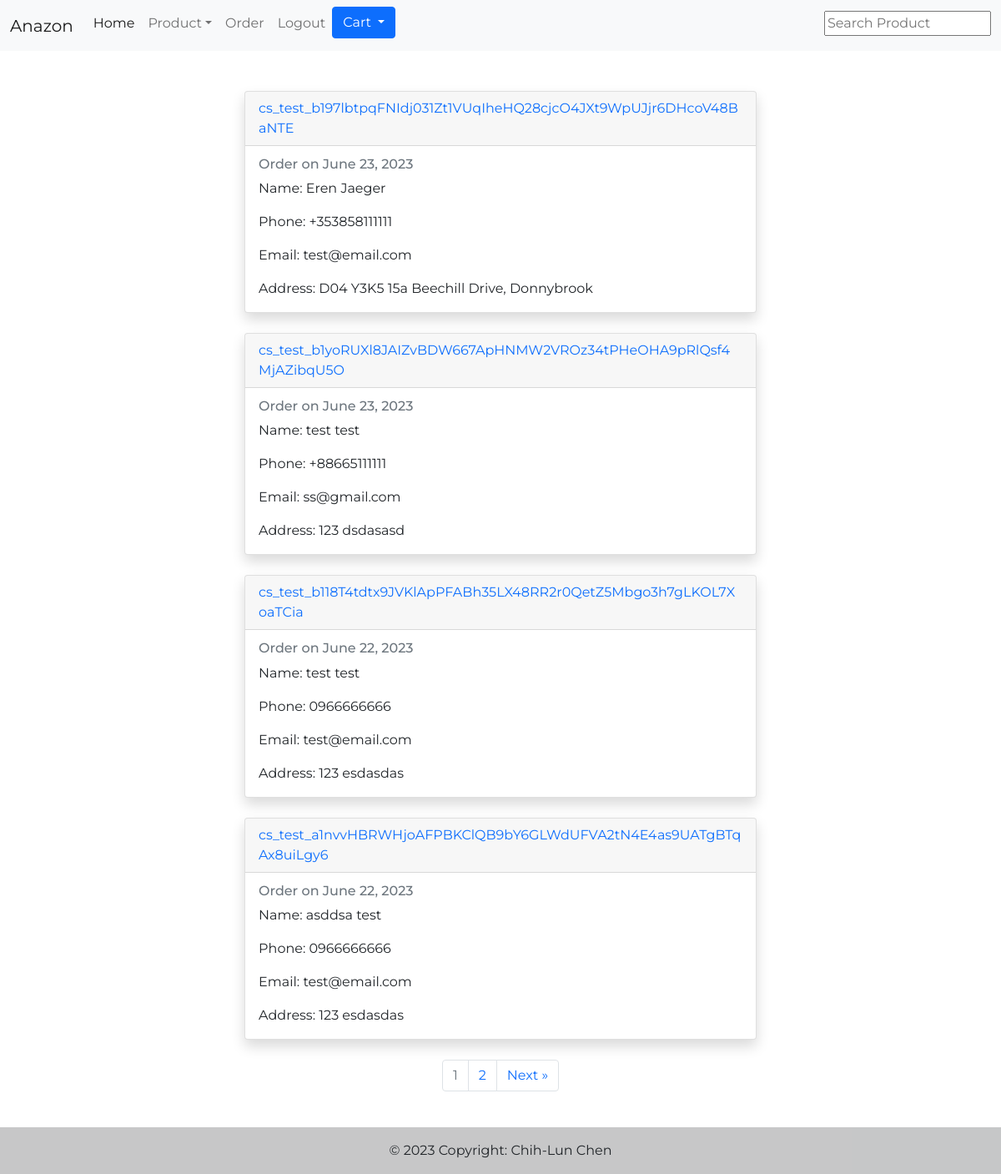
/order (signed in), run on the app's committed database.
### shop/models.py (models this page shows, shortened)
class Order(models.Model):
    stripe_id = models.CharField(max_length=255, null=False, unique=True)
    user = models.ForeignKey(User, on_delete=models.CASCADE)
    first_name = models.CharField(max_length=255, null=False)
    last_name = models.CharField(max_length=255, null=False)
    phone = PhoneNumberField(blank=False, null=False)
    email = models.EmailField(blank=False, null=False)
    postcode = models.CharField(max_length=255, null=False)
    address = models.CharField(max_length=255, null=False)
    updated = models.DateTimeField(auto_now=True)
    created = models.DateField(auto_now_add=True)
    class Meta:
        ordering = ['-updated', '-created']

### shop/views.py (the view)
# urls.py: path('order', views.order, name='order'),
@login_required(login_url='/login/')
def order(request):
    orders = Order.objects.filter(user=request.user).all()
    paginator = Paginator(orders, 4)
    try:
        page_num = int(request.GET.get('page', 10))
    except ValueError:
        page_num = 1
    try:
        page = paginator.page(page_num)
    except EmptyPage:
        page = paginator.page(1)
    return render(request, 'shop/order.html', {'orders': page})

### shop/templates/shop/order.html (shortened to what this page needs)
{% extends 'main.html' %}
{% block content %}
<div class="container py-5">
{% if not orders %}
<h1 id="order_message">You do not have any order!</h1>
{% else %}
{% for order in orders %}
<div class="col d-flex justify-content-center">
    <div class="card shadow" id="order">
        <div class="card-header">
            <a href="{% url 'order_detail' order.stripe_id %}">
            {{ order.stripe_id }}
            </a>
        </div>
        <div class="card-body">
            <div id="order_content">
                <h6 class="card-subtitle mb-2 text-muted">Order on {{ order.created }}</h6>
                <p class="card-text">Name: {{ order.first_name }} {{ order.last_name }}</p>
                <p class="card-text">Phone: {{ order.phone }}</p>
                <p class="card-text">Email: {{ order.email }}</p>
                <p class="card-text">Address: {{ order.postcode }} {{ order.address }}</p>
            </div>
        </div>
      </div>
</div>
<br>
{% endfor %}
<ul class="pagination justify-content-center">
    {% for i in orders.paginator.page_range %}
        {% if orders.number == i %}
            <li class="page-item disabled"><a class="page-link">{{i}}</a></li>
        {% elif i > orders.number|add:'-5' and i < orders.number|add:'5' %}
            <li class="page-item"><a class="page-link" href="{% url 'order' %}?page={{ i }}">{{ i }}</a></li>
        {% endif %}
    {% endfor %}
    {% if orders.has_next %}
        <li class="page-item">
            <a class="page-link" href="{% url 'order' %}?page={{ orders.next_page_number }}" aria-label="Next">
              <span class="sr-only">Next</span>
              <span aria-hidden="true">&raquo;</span>
            </a>
        </li>
    {% endif %}
</ul>
{% endif %}
</div>
{% endblock content %}

### static/styles/main.css (style rules this page uses)
html { margin-bottom: 35px; }
body { font-family: 'Montserrat', sans-serif; }
a { text-decoration: none; }
#login_form, #register_form, #shipping_form, #order_content { display: inline-block; text-align: left; }
#order { width: 55%; }

### data on the page
Order: stripe_id "cs_test_b197lbtpqFNIdj031Zt1VUqIheHQ28cjcO4JXt9WpUJjr6DHcoV48BaNTE", created "June 23, 2023", first_name "Eren", last_name "Jaeger", phone "+353858111111", email "test@email.com", postcode "D04 Y3K5", address "15a Beechill Drive, Donnybrook"
Order: stripe_id "cs_test_b1yoRUXl8JAIZvBDW667ApHNMW2VROz34tPHeOHA9pRlQsf4MjAZibqU5O", created "June 23, 2023", first_name "test", last_name "test", phone "+88665111111", email "ss@gmail.com", postcode "123", address "dsdasasd"
Order: stripe_id "cs_test_b118T4tdtx9JVKlApPFABh35LX48RR2r0QetZ5Mbgo3h7gLKOL7XoaTCia", created "June 22, 2023", first_name "test", last_name "test", phone "0966666666", email "test@email.com", postcode "123", address "esdasdas"
Order: stripe_id "cs_test_a1nvvHBRWHjoAFPBKClQB9bY6GLWdUFVA2tN4E4as9UATgBTqAx8uiLgy6", created "June 22, 2023", first_name "asddsa", last_name "test", phone "0966666666", email "test@email.com", postcode "123", address "esdasdas"

### other printed values
{{ i }} "1"
{{ i }} "2"
